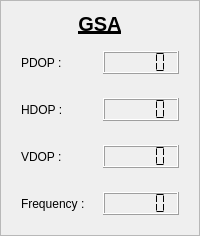
        <widget class="QFrame" name="verticalFrame_gsa">
         <property name="frameShape">
          <enum>QFrame::Shape::StyledPanel</enum>
         </property>
         <layout class="QVBoxLayout" name="verticalLayout_29">
          <item>
           <widget class="QLabel" name="label_35">
            <property name="sizePolicy">
             <sizepolicy hsizetype="Preferred" vsizetype="Maximum">
              <horstretch>0</horstretch>
              <verstretch>0</verstretch>
             </sizepolicy>
            </property>
            <property name="font">
             <font>
              <pointsize>15</pointsize>
              <bold>true</bold>
              <underline>true</underline>
             </font>
            </property>
            <property name="text">
             <string notr="true">GSA</string>
            </property>
            <property name="alignment">
             <set>Qt::AlignmentFlag::AlignCenter</set>
            </property>
           </widget>
          </item>
          <item>
           <layout class="QHBoxLayout" name="horizontalLayout_36">
            <property name="leftMargin">
             <number>9</number>
            </property>
            <property name="topMargin">
             <number>9</number>
            </property>
            <property name="rightMargin">
             <number>9</number>
            </property>
            <property name="bottomMargin">
             <number>9</number>
            </property>
            <item>
             <widget class="QLabel" name="label_47">
              <property name="text">
               <string notr="true">PDOP :</string>
              </property>
             </widget>
            </item>
            <item>
             <widget class="QLCDNumber" name="lcdNumber_pdop_gsa">
              <property name="sizePolicy">
               <sizepolicy hsizetype="Minimum" vsizetype="Maximum">
                <horstretch>0</horstretch>
                <verstretch>0</verstretch>
               </sizepolicy>
              </property>
              <property name="digitCount">
               <number>5</number>
              </property>
              <property name="segmentStyle">
               <enum>QLCDNumber::SegmentStyle::Flat</enum>
              </property>
             </widget>
            </item>
           </layout>
          </item>
          <item>
           <layout class="QHBoxLayout" name="horizontalLayout_37">
            <property name="leftMargin">
             <number>9</number>
            </property>
            <property name="topMargin">
             <number>9</number>
            </property>
            <property name="rightMargin">
             <number>9</number>
            </property>
            <property name="bottomMargin">
             <number>9</number>
            </property>
            <item>
             <widget class="QLabel" name="label_48">
              <property name="text">
               <string notr="true">HDOP :</string>
              </property>
             </widget>
            </item>
            <item>
             <widget class="QLCDNumber" name="lcdNumber_hdop_gsa">
              <property name="sizePolicy">
               <sizepolicy hsizetype="Minimum" vsizetype="Maximum">
                <horstretch>0</horstretch>
                <verstretch>0</verstretch>
               </sizepolicy>
              </property>
              <property name="digitCount">
               <number>5</number>
              </property>
              <property name="segmentStyle">
               <enum>QLCDNumber::SegmentStyle::Flat</enum>
              </property>
             </widget>
            </item>
           </layout>
          </item>
          <item>
           <layout class="QHBoxLayout" name="horizontalLayout_38">
            <property name="leftMargin">
             <number>9</number>
            </property>
            <property name="topMargin">
             <number>9</number>
            </property>
            <property name="rightMargin">
             <number>9</number>
            </property>
            <property name="bottomMargin">
             <number>9</number>
            </property>
            <item>
             <widget class="QLabel" name="label_49">
              <property name="text">
               <string notr="true">VDOP :</string>
              </property>
             </widget>
            </item>
            <item>
             <widget class="QLCDNumber" name="lcdNumber_vdop_gsa">
              <property name="sizePolicy">
               <sizepolicy hsizetype="Minimum" vsizetype="Maximum">
                <horstretch>0</horstretch>
                <verstretch>0</verstretch>
               </sizepolicy>
              </property>
              <property name="digitCount">
               <number>5</number>
              </property>
              <property name="segmentStyle">
               <enum>QLCDNumber::SegmentStyle::Flat</enum>
              </property>
             </widget>
            </item>
           </layout>
          </item>
          <item>
           <layout class="QHBoxLayout" name="horizontalLayout_41">
            <property name="leftMargin">
             <number>9</number>
            </property>
            <property name="topMargin">
             <number>9</number>
            </property>
            <property name="rightMargin">
             <number>9</number>
            </property>
            <property name="bottomMargin">
             <number>9</number>
            </property>
            <item>
             <widget class="QLabel" name="label_52">
              <property name="text">
               <string>Frequency :</string>
              </property>
             </widget>
            </item>
            <item>
             <widget class="QLCDNumber" name="lcdNumber_frequency_gsa">
              <property name="sizePolicy">
               <sizepolicy hsizetype="Minimum" vsizetype="Maximum">
                <horstretch>0</horstretch>
                <verstretch>0</verstretch>
               </sizepolicy>
              </property>
              <property name="segmentStyle">
               <enum>QLCDNumber::SegmentStyle::Flat</enum>
              </property>
             </widget>
            </item>
           </layout>
          </item>
         </layout>
        </widget>
